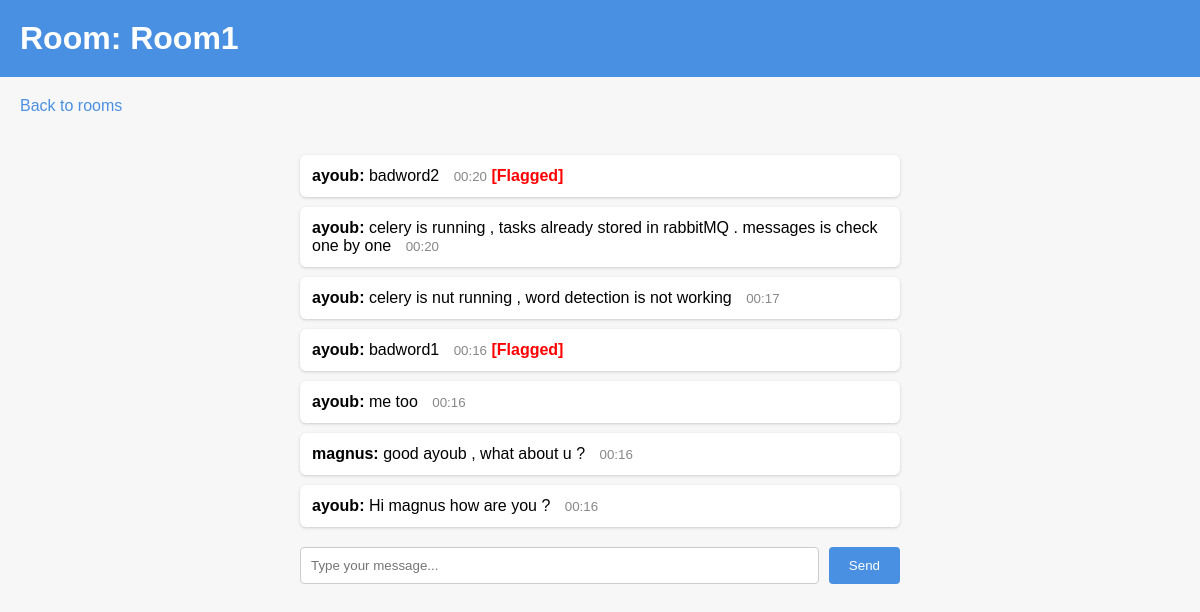
/chat/rooms/1/ (signed in), run on the app's committed database.
### chat/models.py (models this page shows, shortened)
class Room(models.Model):
    name = models.CharField(max_length=255)
    slug = models.SlugField(unique=True)

class Message(models.Model):
    room = models.ForeignKey(Room, related_name='messages', on_delete=models.CASCADE)
    user = models.ForeignKey(User, on_delete=models.CASCADE)
    content = models.TextField()
    timestamp = models.DateTimeField(default=timezone.now)
    is_flagged = models.BooleanField(default=False)

### chat/views.py (the view)
# urls.py: path('rooms/<slug:slug>/', views.room_detail, name='room_detail'),
def room_detail(request, slug):
    if not request.user.is_authenticated:
        print('yes')
        return redirect('login')
    room = Room.objects.get(slug=slug)
    messages = Message.objects.filter(room=room).order_by('-timestamp')
    return render(request, 'chat/room_detail.html', {'room': room, 'messages': messages})

### chat/templates/chat/room_detail.html (shortened to what this page needs)
<!DOCTYPE html>
<html>
<head>
</head>
<body>
    <h1>Room: {{ room.name }}</h1>
    <a href="{% url 'room_list' %}">Back to rooms</a>
    <ul id="messages">
        {% for message in messages %}
            <li>
                <strong>{{ message.user.username }}:</strong>
                {{ message.content }}
                <small>{{ message.timestamp|date:"H:i" }}</small>
                {% if message.is_flagged %}
                    <span style="color:red;">[Flagged]</span>
                {% endif %}
            </li>
        {% empty %}
            <li>No messages yet.</li>
        {% endfor %}
    </ul>
    <form id="chat-form" autocomplete="off">
        <input type="text" id="chat-message-input" autocomplete="off" placeholder="Type your message..." />
        <button type="submit">Send</button>
    </form>
</body>
</html>

### chat/templates/chat/room_detail.html (style rules this page uses)
body { font-family: Arial, sans-serif; background: #f7f7f7; margin: 0; padding: 0; }
h1 { background: #4a90e2; color: #fff; margin: 0; padding: 20px; }
a { color: #4a90e2; text-decoration: none; margin: 20px; display: inline-block; }
#messages { list-style: none; padding: 0; margin: 20px auto; max-width: 600px; }
#messages li { background: #fff; margin-bottom: 10px; padding: 12px; border-radius: 6px; box-shadow: 0 1px 3px #ccc; }
form { display: flex; justify-content: center; margin: 20px auto; max-width: 600px; }
input[type="text"] { flex: 1; padding: 10px; border-radius: 4px; border: 1px solid #ccc; }
button { padding: 10px 20px; border: none; background: #4a90e2; color: #fff; border-radius: 4px; margin-left: 10px; cursor: pointer; }
small { color: #888; margin-left: 10px; }
[style*="color:red"] { font-weight: bold; }

### data on the page
Room: name "Room1"
Message: user.username "ayoub", content "badword2", timestamp "00:20", is_flagged "[Flagged]"
Message: user.username "ayoub", content "celery is running , tasks already stored in rabbitMQ . messages is check one by one", timestamp "00:20"
Message: user.username "ayoub", content "celery is nut running , word detection is not working", timestamp "00:17"
Message: user.username "ayoub", content "badword1", timestamp "00:16", is_flagged "[Flagged]"
Message: user.username "ayoub", content "me too", timestamp "00:16"
Message: user.username "magnus", content "good ayoub , what about u ?", timestamp "00:16"
Message: user.username "ayoub", content "Hi magnus how are you ?", timestamp "00:16"
